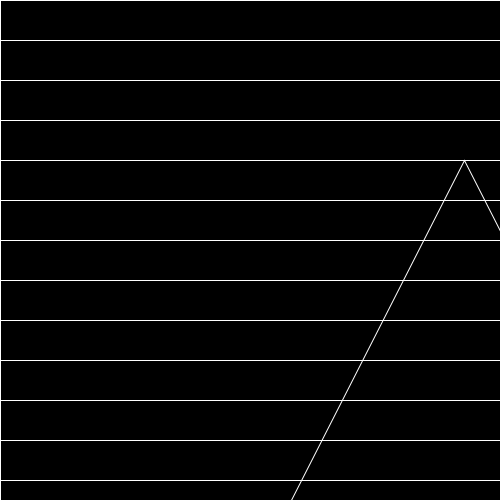
Frame 1 (no input)
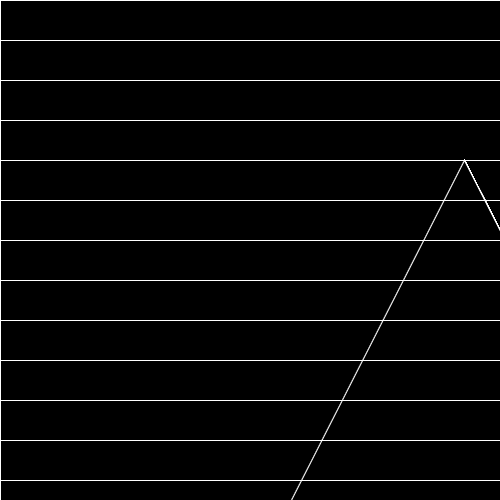
Frame 60 (the mouse pressed at the canvas centre just before this capture)
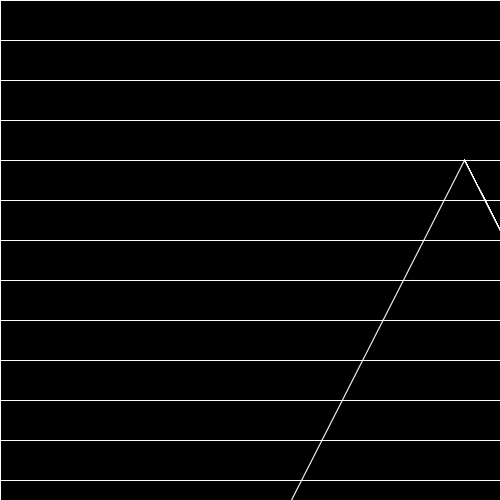
Frame 120 (the mouse held since frame 60 and released just before this capture)

The Processing sketch that drew these frames (run headless with seeded random() and noise(); from frame 60 on, the mouse is pressed at the canvas centre):

// Processing sketch: sketch_loops2
// ── sketch_loops2.pde

float r = 0;
float g = 0;
float b = 0;
int x= 0;
int y=0;
void setup() {
  size(500, 500);
  background (r,g,b);
  stroke(255);
  
}

void draw() {

  for (int l=0; l<width; l=width) {
    line (l, 0, l, height);
    rect(x, y, l, height/2);
    fill (0);
    triangle(240, 600, 464, 160, 688, 600);
    
  }

  for (int l=0; l<height; l=l+40) {
    line (0, l, width, l);
  }
  
  if (mouseX > width/2)
  {
    r = r +10;
  }
  else{
    r = r -10;
  }
  
  if (mouseY > height/2) {
    b = b +1;
  }
  else{
    b =b -10;
  }
    if (mousePressed) {
    g = g + 10; 
  } else {
    g = g - 10; 
  }  
 // Constrain all color values to between 0 and 255.
  r = constrain(r,0,255);
  g = constrain(g,0,255);
  b = constrain(b,0,255);
}
